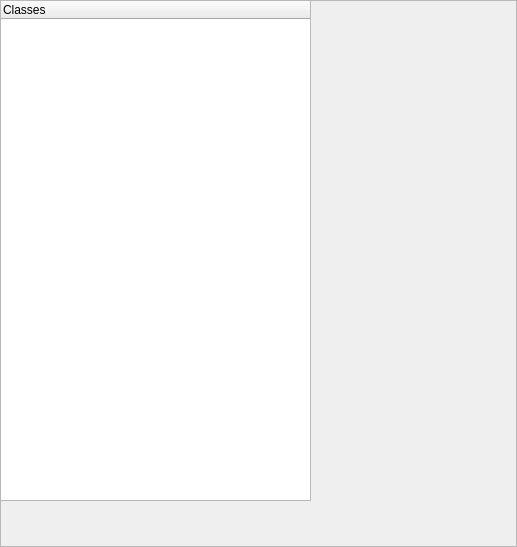
<?xml version="1.0" encoding="UTF-8"?>
<ui version="4.0">
 <class>ClassFrame</class>
 <widget class="QFrame" name="ClassFrame">
  <property name="geometry">
   <rect>
    <x>0</x>
    <y>0</y>
    <width>517</width>
    <height>547</height>
   </rect>
  </property>
  <property name="windowTitle">
   <string>Frame</string>
  </property>
  <property name="frameShape">
   <enum>QFrame::StyledPanel</enum>
  </property>
  <property name="frameShadow">
   <enum>QFrame::Raised</enum>
  </property>
  <widget class="QWidget" name="horizontalLayoutWidget_2">
   <property name="geometry">
    <rect>
     <x>0</x>
     <y>0</y>
     <width>311</width>
     <height>501</height>
    </rect>
   </property>
   <layout class="QGridLayout" name="mainLayout">
    <item row="0" column="1">
     <layout class="QGridLayout" name="userLayout"/>
    </item>
    <item row="0" column="0">
     <widget class="QTreeWidget" name="treeWidget">
      <column>
       <property name="text">
        <string>Classes</string>
       </property>
      </column>
     </widget>
    </item>
   </layout>
  </widget>
 </widget>
 <resources/>
 <connections/>
</ui>
